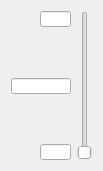
  <widget class="QWidget" name="layoutWidget">
   <property name="geometry">
    <rect>
     <x>610</x>
     <y>200</y>
     <width>91</width>
     <height>171</height>
    </rect>
   </property>
   <layout class="QHBoxLayout" name="horizontalLayout_7">
    <item>
     <layout class="QVBoxLayout" name="verticalLayout_15">
      <item>
       <widget class="QLineEdit" name="unit2MaxCritDevLineEdit">
        <property name="sizePolicy">
         <sizepolicy hsizetype="Fixed" vsizetype="Fixed">
          <horstretch>0</horstretch>
          <verstretch>0</verstretch>
         </sizepolicy>
        </property>
        <property name="minimumSize">
         <size>
          <width>31</width>
          <height>16</height>
         </size>
        </property>
        <property name="maximumSize">
         <size>
          <width>31</width>
          <height>16</height>
         </size>
        </property>
        <property name="font">
         <font>
          <pointsize>8</pointsize>
         </font>
        </property>
        <property name="layoutDirection">
         <enum>Qt::RightToLeft</enum>
        </property>
        <property name="alignment">
         <set>Qt::AlignRight|Qt::AlignTrailing|Qt::AlignVCenter</set>
        </property>
       </widget>
      </item>
      <item>
       <spacer name="verticalSpacer_5">
        <property name="orientation">
         <enum>Qt::Vertical</enum>
        </property>
        <property name="sizeHint" stdset="0">
         <size>
          <width>20</width>
          <height>40</height>
         </size>
        </property>
       </spacer>
      </item>
      <item>
       <widget class="QLineEdit" name="unit2CritDevLineEdit">
        <property name="sizePolicy">
         <sizepolicy hsizetype="Fixed" vsizetype="Fixed">
          <horstretch>0</horstretch>
          <verstretch>0</verstretch>
         </sizepolicy>
        </property>
        <property name="minimumSize">
         <size>
          <width>60</width>
          <height>16</height>
         </size>
        </property>
        <property name="maximumSize">
         <size>
          <width>60</width>
          <height>16</height>
         </size>
        </property>
        <property name="font">
         <font>
          <pointsize>8</pointsize>
         </font>
        </property>
        <property name="alignment">
         <set>Qt::AlignRight|Qt::AlignTrailing|Qt::AlignVCenter</set>
        </property>
       </widget>
      </item>
      <item>
       <spacer name="verticalSpacer_6">
        <property name="orientation">
         <enum>Qt::Vertical</enum>
        </property>
        <property name="sizeHint" stdset="0">
         <size>
          <width>20</width>
          <height>40</height>
         </size>
        </property>
       </spacer>
      </item>
      <item>
       <widget class="QLineEdit" name="unit2MinCritDevLineEdit">
        <property name="sizePolicy">
         <sizepolicy hsizetype="Fixed" vsizetype="Fixed">
          <horstretch>0</horstretch>
          <verstretch>0</verstretch>
         </sizepolicy>
        </property>
        <property name="minimumSize">
         <size>
          <width>31</width>
          <height>16</height>
         </size>
        </property>
        <property name="maximumSize">
         <size>
          <width>31</width>
          <height>16</height>
         </size>
        </property>
        <property name="font">
         <font>
          <pointsize>8</pointsize>
         </font>
        </property>
        <property name="layoutDirection">
         <enum>Qt::RightToLeft</enum>
        </property>
        <property name="alignment">
         <set>Qt::AlignRight|Qt::AlignTrailing|Qt::AlignVCenter</set>
        </property>
       </widget>
      </item>
     </layout>
    </item>
    <item>
     <widget class="QSlider" name="unit2CritDevSlider">
      <property name="sizePolicy">
       <sizepolicy hsizetype="Fixed" vsizetype="Expanding">
        <horstretch>0</horstretch>
        <verstretch>0</verstretch>
       </sizepolicy>
      </property>
      <property name="font">
       <font>
        <pointsize>8</pointsize>
       </font>
      </property>
      <property name="orientation">
       <enum>Qt::Vertical</enum>
      </property>
     </widget>
    </item>
   </layout>
  </widget>
